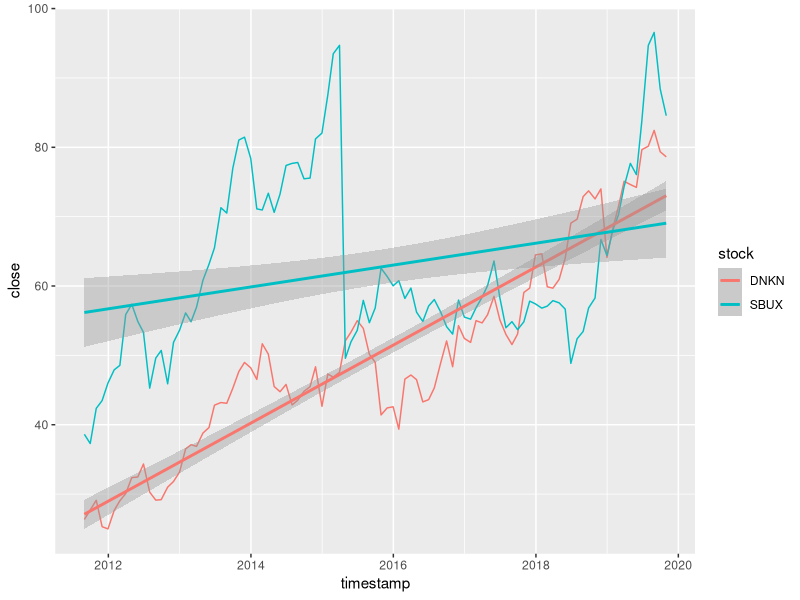

This figure's R source: (Note: this script raises an error after producing the figure.)
library(tidyverse)
library(lubridate)
library(zoo)

# DNKN <- read_csv("data/monthly_DNKN.csv")
# SBUX <- read_csv("data/monthly_SBUX.csv")
#
# DNKN <- DNKN %>%
#   select(timestamp, close)
# SBUX <- SBUX %>%
#   select(timestamp, close)
#
# DNKN <- DNKN %>%
#   slice(2:100)
# SBUX <- SBUX %>%
#   slice(2:100)
# 
# DNKN %>% write_csv("data/modified_DNKN.csv")
# SBUX %>% write_csv("data/modified_SBUX.csv")

DNKN <- read_csv("data/modified_DNKN.csv")
SBUX <- read_csv("data/modified_SBUX.csv")

DNKN <- DNKN %>%
  mutate(stock = "DNKN")
SBUX <- SBUX %>%
  mutate(stock = "SBUX")

D_S <- tibble(
  timestamp = c(DNKN %>%
                  pull(timestamp),
                SBUX %>%
                  pull(timestamp)),
  stock = c(DNKN %>%
              pull(stock),
            SBUX %>%
              pull(stock)),
  close = c(DNKN %>%
              pull(close),
            SBUX %>%
              pull(close))
)

D_S %>%
  group_by(stock) %>%
  ggplot() +
  geom_line(mapping = aes(x = timestamp, y = close, color = stock))+
  geom_smooth(mapping = aes(timestamp,close,color=stock),method = "lm")


SBUX<-SBUX %>% 
  arrange(timestamp)
DNKN<-DNKN %>% 
  arrange(timestamp)

Starbucks_average_growth_rate<-(head(SBUX,1)$close/tail(SBUX,1)$close)/7*100

Dunkin_average_growth_rate<-(head(DNKN,1)$close/tail(DNKN,1)$close)/7*100




Starbucks_intercepts<-lm(SBUX$close~SBUX$timestamp)[1]$coefficient
Starbucks_monthly_average_growth_rate<-(-atan(Starbucks_intercepts[1]/Starbucks_intercepts[2]))

Dunkin_intercepts<-lm(DNKN$close~DNKN$timestamp)[1]$coefficient
Dunkin_monthly_average_growth_rate<-(-atan(Dunkin_intercepts[1]/Dunkin_intercepts[2]))


lm(DNKN$close~DNKN$timestamp) %>% 
  Coefficients

# 
# sim1_mod <- lm(close ~ timestamp, data = filter(D_S,stock=="DNKN"))
# coef(sim1_mod)
# 
# sim1_mod <- lm(close ~ timestamp, data = filter(D_S,stock=="SBUX"))
# coef(sim1_mod)



temp <- D_S %>%
  mutate(year = year(timestamp)) %>%
  group_by(year, stock) %>%
  summarize(mean_close = mean(close))

temp %>%
  group_by(stock) %>%
  ggplot() +
  geom_line(mapping = aes(x = year, y = mean_close, color = stock))

